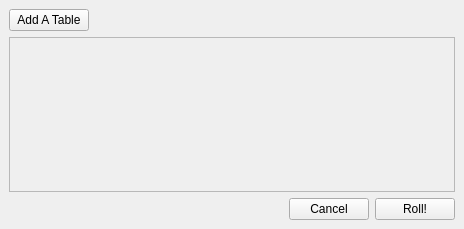
<?xml version="1.0" encoding="UTF-8"?>
<ui version="4.0">
 <class>RollMultipleTables</class>
 <widget class="QMainWindow" name="RollMultipleTables">
  <property name="geometry">
   <rect>
    <x>0</x>
    <y>0</y>
    <width>464</width>
    <height>229</height>
   </rect>
  </property>
  <property name="windowTitle">
   <string>Roll Multiple Tables</string>
  </property>
  <widget class="QWidget" name="centralwidget">
   <layout class="QVBoxLayout" name="verticalLayout_2">
    <item>
     <layout class="QHBoxLayout" name="horizontalLayout_2">
      <item>
       <widget class="QPushButton" name="button_add">
        <property name="text">
         <string>Add A Table</string>
        </property>
       </widget>
      </item>
      <item>
       <spacer name="horizontalSpacer">
        <property name="orientation">
         <enum>Qt::Horizontal</enum>
        </property>
        <property name="sizeHint" stdset="0">
         <size>
          <width>40</width>
          <height>20</height>
         </size>
        </property>
       </spacer>
      </item>
     </layout>
    </item>
    <item>
     <widget class="QScrollArea" name="scrollArea">
      <property name="widgetResizable">
       <bool>true</bool>
      </property>
      <widget class="QWidget" name="scrollAreaWidgetContents">
       <property name="geometry">
        <rect>
         <x>0</x>
         <y>0</y>
         <width>444</width>
         <height>151</height>
        </rect>
       </property>
       <layout class="QVBoxLayout" name="verticalLayout_4">
        <item>
         <layout class="QVBoxLayout" name="layout_selectedTables"/>
        </item>
       </layout>
      </widget>
     </widget>
    </item>
    <item>
     <layout class="QHBoxLayout" name="horizontalLayout">
      <item>
       <spacer name="horizontalSpacer_2">
        <property name="orientation">
         <enum>Qt::Horizontal</enum>
        </property>
        <property name="sizeHint" stdset="0">
         <size>
          <width>40</width>
          <height>20</height>
         </size>
        </property>
       </spacer>
      </item>
      <item>
       <widget class="QPushButton" name="button_cancel">
        <property name="text">
         <string>Cancel</string>
        </property>
       </widget>
      </item>
      <item>
       <widget class="QPushButton" name="button_roll">
        <property name="text">
         <string>Roll!</string>
        </property>
       </widget>
      </item>
     </layout>
    </item>
   </layout>
  </widget>
 </widget>
 <resources/>
 <connections/>
</ui>
